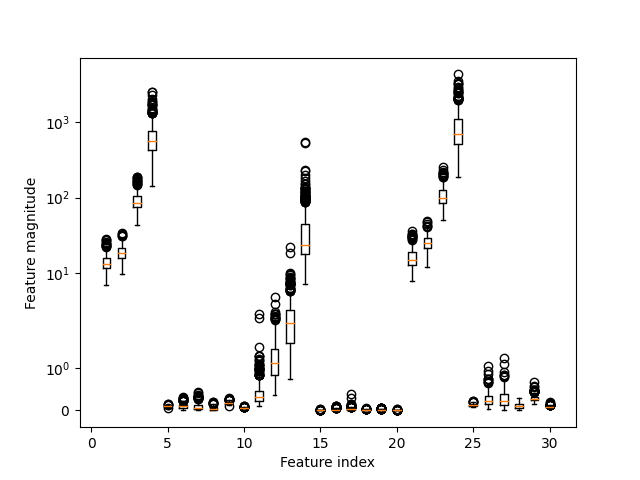

The script that saved this image:
import matplotlib.pyplot as plt
from sklearn.datasets import load_breast_cancer
from sklearn.model_selection import train_test_split
from sklearn.svm import SVC


def execute():
    cancer = load_breast_cancer()
    X_train, X_test, y_train, y_test = train_test_split(cancer.data, cancer.target, random_state=0)

    svc = SVC()
    svc.fit(X_train, y_train)

    print("Accuracy of training set: {:.2f}".format(svc.score(X_train, y_train)))
    print("Accuracy of training set: {:.2f}".format(svc.score(X_test, y_test)))

    fig = plt.figure()
    plt.boxplot(X_train,manage_ticks=False)
    plt.yscale("symlog")
    plt.xlabel("Feature index")
    plt.ylabel("Feature magnitude")
    fig.savefig("svm/svm_cancer.png")
